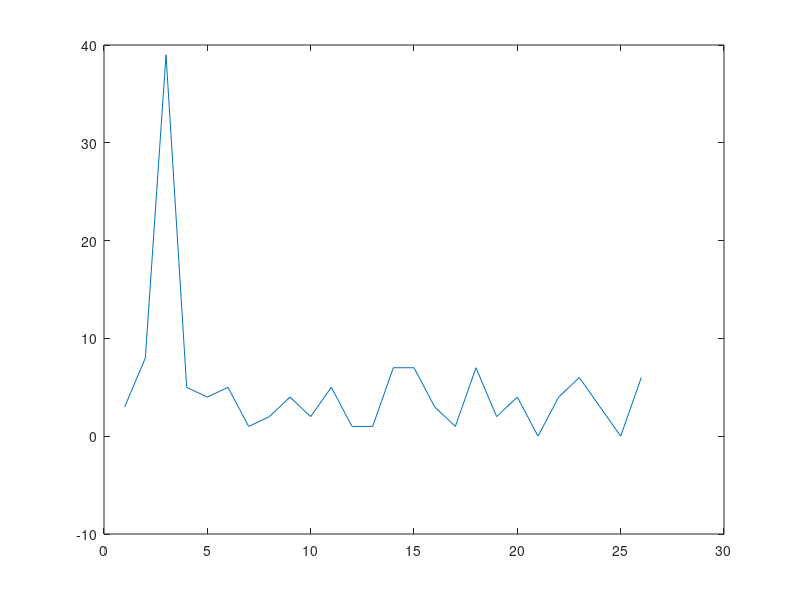

Here is the MATLAB script that generated this plot:

rate=5; % Hz
time=100000; % in ms
synStrength=0.1;
synDelay=2;

temp=rand(1,time);
presyn=zeros(1, time);
indpre=find(temp < (rate/ 1000));
presyn(indpre)=1;

temp=rand(1,time);
postsyn=zeros(1, time);
ind=find(temp < (rate/ 1000));
postsyn(ind)=1;

% for eaxh presynaptic AP -- a prob of generating an AP
temp=rand(1,length(indpre));
postsyn2=zeros(1, length(indpre));
postsyn2(temp < synStrength)=1;

indpre=indpre+2;
IndecesLargerThanTime=find(indpre > time);
num=length(IndecesLargerThanTime);
indpre=indpre(1:(end-num)); 
postsyn2=postsyn2(1:(end-num));

% if indpre(end) > time; 
%     indpre=indpre(1:(end-1)); 
%     postsyn2=postsyn2(1:(end-1));
% end

postsyn(indpre)=postsyn(indpre)+postsyn2;
c=xcorr(postsyn, presyn);
timewindow=25;
plot(c(time:(time+timewindow)));
